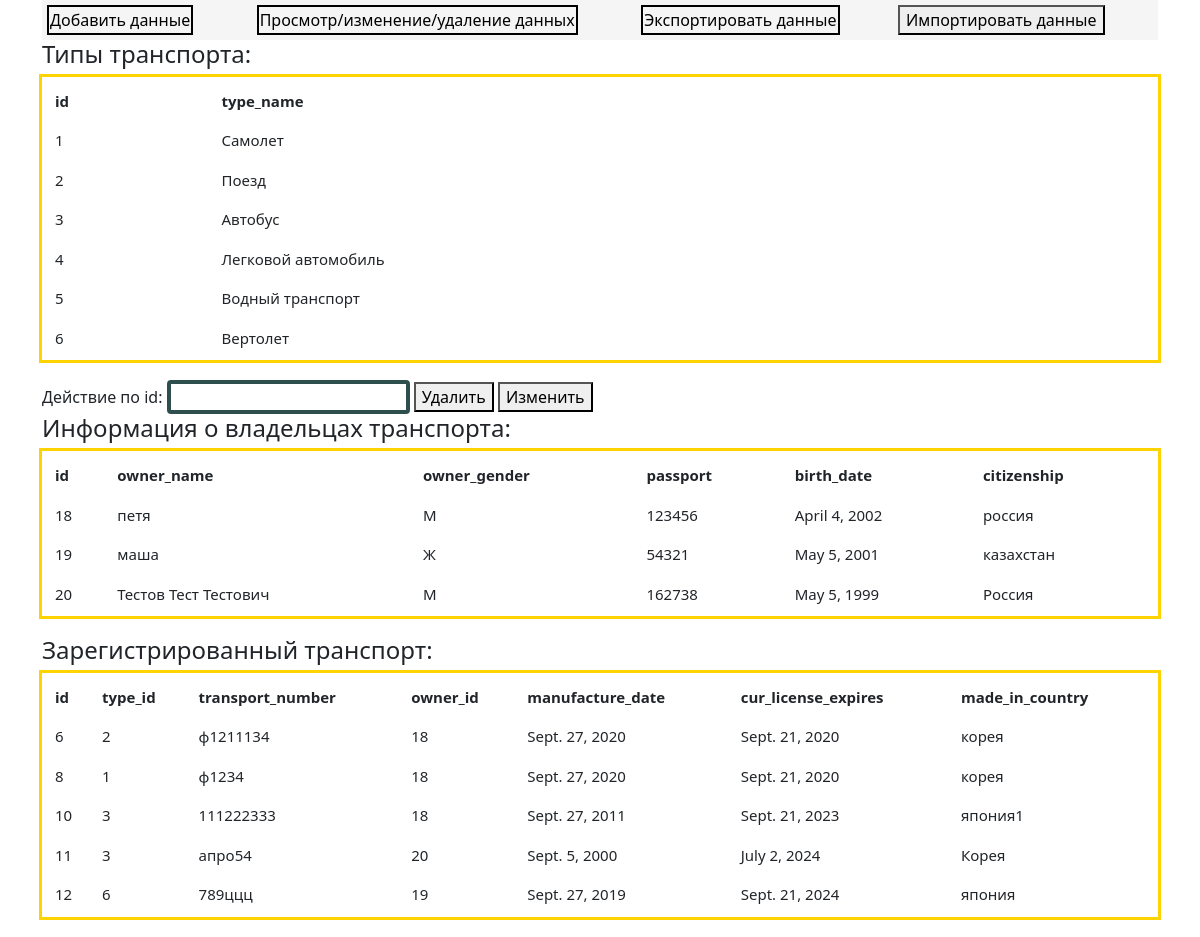
Screenshot of /tables_data with the database file from the repository.
### main/models.py (models this page shows, shortened)
class transport_types(models.Model):
    type_name = models.CharField('тип транспорта', max_length=20)
    class Meta:
        verbose_name = 'transport_type'
        verbose_name_plural = 'transport_types'

class transport_owners_info(models.Model):
    owner_name = models.CharField('фио владельца', max_length=200)
    TYPE_SELECT = (
        ('Ж', 'Женский'),
        ('М', 'Мужской'),
    )
    owner_gender = models.CharField('пол владельца', max_length=100, choices=TYPE_SELECT, default='Ж')
    passport = models.CharField('паспорт владельца', max_length=500)
    birth_date = models.DateField('дата рождения владельца',  max_length=100)
    citizenship = models.CharField('гражданство владельца', max_length=100)
    class Meta:
        verbose_name = 'transport_owner_info'
        verbose_name_plural = 'transport_owners_info'

class transport_info(models.Model):
    TYPE_SELECT = (
        (1, 'Самолет'),
        (2, 'Поезд'),
        (3, 'Автобус'),
        (4, 'Легковой автомобиль'),
        (5, 'Водный транспорт'),
        (6, 'Вертолет')
    )
    type_id = models.IntegerField('тип транспорта', choices=TYPE_SELECT, default='4')
    transport_number = models.CharField('номер транспорта', max_length=100)
    owner_id = models.IntegerField('id владельца')
    manufacture_date = models.DateField('дата выпуска')
    cur_license_expires = models.DateField('права владельца истекают')
    made_in_country = models.CharField('страна выпуска', max_length=100)
    class Meta:
        verbose_name = 'transport_info'
        verbose_name_plural = 'transport_info'

### main/views.py (the view, shortened to what this page needs)
# urls.py: path('tables_data', views.tables_data),
def tables_data(request):
    MODEL_HEADERS = [f.name for f in transport_types._meta.get_fields()]
    query_results = [list(i.values()) for i in list(transport_types.objects.all().values())]
    MODEL_HEADERS1 = [f.name for f in transport_owners_info._meta.get_fields()]
    query_results1 = [list(i.values()) for i in list(transport_owners_info.objects.all().values())]
    MODEL_HEADERS2 = [f.name for f in transport_info._meta.get_fields()]
    query_results2 = [list(i.values()) for i in list(transport_info.objects.all().values())]
    return render(request, "main/tables_data.html", {
        "query_results": query_results,
        "model_headers": MODEL_HEADERS,
        "query_results1": query_results1,
        "model_headers1": MODEL_HEADERS1,
        "query_results2": query_results2,
        "model_headers2": MODEL_HEADERS2
    })

### main/templates/main/tables_data.html (shortened to what this page needs)
{% extends 'main/main_template.html'%}
{% block content %}
            <h4>Типы транспорта:</h4>
            <table class="table">
                <tr>
                    {% for item in model_headers %}
                        <th>{{ item }}</th>
                    {% endfor %}
                </tr>
                    {% for all_rows in query_results %}
                <tr>
                    {% for every_column in all_rows %}
                <td>{{ every_column }}</td>
                    {% endfor %}
                </tr>
                    {% endfor %}
            </table>
            <form action="" method="POST" name="change_data_form">
                Действие по id:
                <input type="text" name="change_data_id">
                <button type="submit" name="delete" value="del">Удалить</button>
                <button type="submit" name="update" value="upd">Изменить</button>
            </form>
            <h4>Информация о владельцах транспорта:</h4>
            <table class="table">
                <tr>
                    {% for item in model_headers1 %}
                        <th>{{ item }}</th>
                    {% endfor %}
                </tr>
                {% for all_rows in query_results1 %}
                    <tr>
                        {% for every_column in all_rows %}
                            <td>{{ every_column }}</td>
                        {% endfor %}
                    </tr>
                {% endfor %}
            </table>
            <h4>Зарегистрированный транспорт:</h4>
            <table class="table">
                <tr>
                    {% for item in model_headers2 %}
                <th>{{ item }}</th>
                    {% endfor %}
                </tr>
                    {% for all_rows in query_results2 %}
                <tr>
                    {% for every_column in all_rows %}
                <td>{{ every_column }}</td>
                    {% endfor %}
                </tr>
                    {% endfor %}
            </table>
        </div>
    </div>
{% endblock %}

### main/templates/main/main_template.html (shortened to what this page needs)
{% load static %}
<!DOCTYPE HTML>
<html>
<head>
    <link rel="stylesheet" href="https://cdn.jsdelivr.net/npm/bootstrap@5.2.3/dist/css/bootstrap.min.css">
    <link rel="stylesheet" href="{% static 'main/css/style.css' %}"  type="text/css">
</head>
<body>
    <div class="main">
        <div class="container">
            <div class="mod_first">
            <header class="site-header">
                <a href="/">Добавить данные</a>
                <a href="/tables_data/tables_data">Просмотр/изменение/удаление данных</a>
                <a href="/xml_handler/xml_handler">Экспортировать данные</a>
                <button id="open-modal-btn" >Импортировать данные</button>
            </header>
          {% block content %}
          {% endblock %}
        </div>
</body>
</html>

### main/static/main/css/style.css (style rules this page uses)
.site-header { background-color: whitesmoke; display: flex; justify-content: space-between; align-items: center; }
.site-header a { color: black; text-decoration: none; border: 2px solid black; margin: 5px; padding: 1px; }
.table { width: 100%; margin-bottom: 20px; border: 5px solid #fff; border-top: 5px solid #fff; border-bottom: 3px solid #fff; border-collapse: collapse; outline: 3px solid #ffd300; font-size: 15px; background: #fff; }
input[type=text] { background-color: white; border: 4px solid DarkSlateGrey; border-radius: 4px; }

### rows the page displays
transport_types: all_rows "Самолет"
transport_types: all_rows "Поезд"
transport_types: all_rows "Автобус"
transport_types: all_rows "Легковой автомобиль"
transport_types: all_rows "Водный транспорт"
transport_types: all_rows "Вертолет"
transport_owners_info: all_rows "петя" "123456" "April 4, 2002" "россия"
transport_owners_info: all_rows "маша" "54321" "May 5, 2001" "казахстан"
transport_owners_info: all_rows "Тестов Тест Тестович" "162738" "May 5, 1999" "Россия"
transport_info: all_rows "ф1211134" "Sept. 27, 2020" "Sept. 21, 2020" "корея"
transport_info: all_rows "ф1234" "Sept. 27, 2020" "Sept. 21, 2020" "корея"
transport_info: all_rows "111222333" "Sept. 27, 2011" "Sept. 21, 2023" "япония1"
transport_info: all_rows "апро54" "Sept. 5, 2000" "July 2, 2024" "Корея"
transport_info: all_rows "789ццц" "Sept. 27, 2019" "Sept. 21, 2024" "япония"

### other values shown
{{ item }} "id" "type_name"
{{ every_column }} "1" "2" "3" "4" "5" "6"
{{ item }} "id" "owner_name" "owner_gender" "passport" "birth_date" "citizenship"
{{ every_column }} "18" "М" "19" "Ж" "20" "М"
{{ item }} "id" "type_id" "transport_number" "owner_id" "manufacture_date" "cur_license_expires" "made_in_country"
{{ every_column }} "6" "2" "18" "8" "1" "18" "10" "3" "18" "11" "3" "20" "12" "6" "19"
